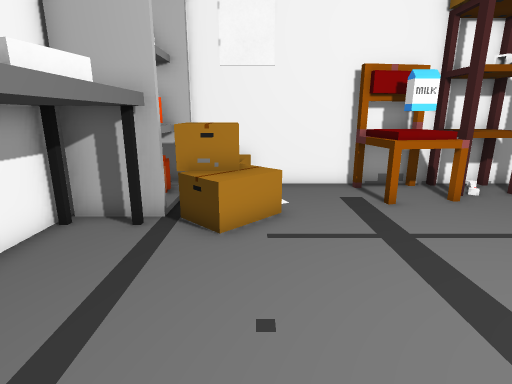
[1] (above)

12 first-person views from a walk through a scene from a Unity 3-D project. The camera is 1.3 m above the floor, tilts 14° down and sees 80° across. Doors are open. The floor is counted in squares, 0.5 m on a side. Each view is taken from the middle of a square. On the plan, view 1 faces up. The plan holds only what a view shows up to about 20 squares ahead; the rest is blank. The place goes on beyond the plan.

[2]
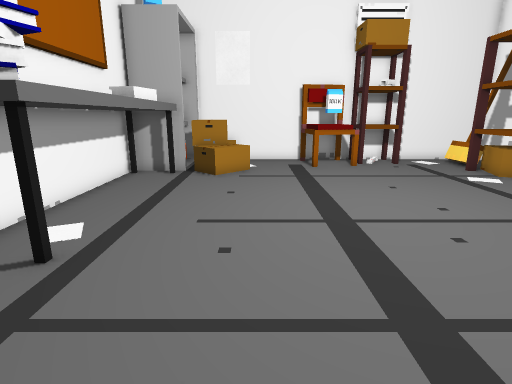

[3]
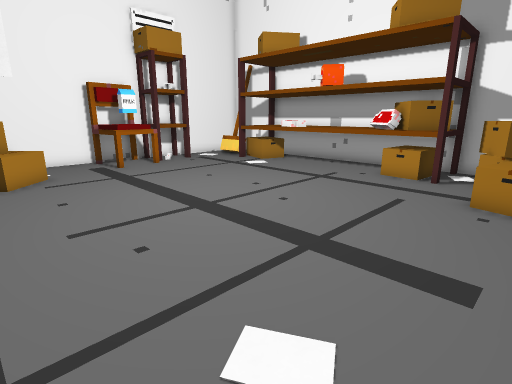

[4]
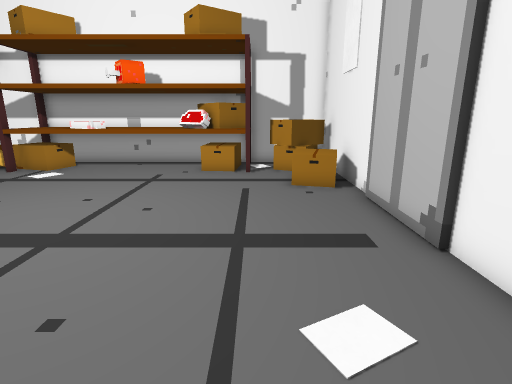

[5]
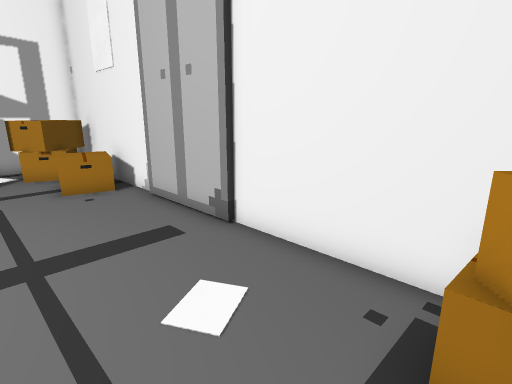

[6]
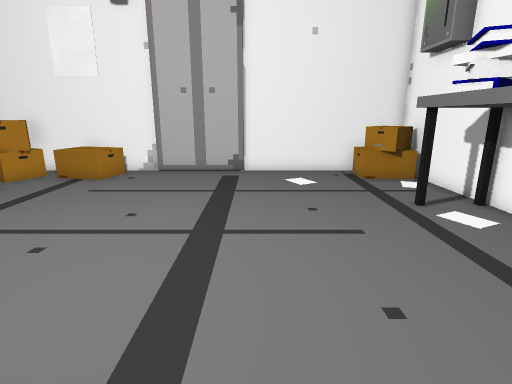

[7]
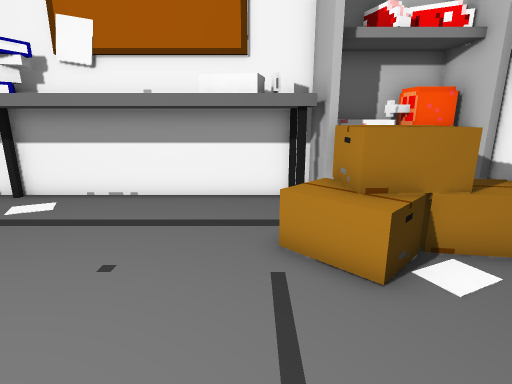

[8]
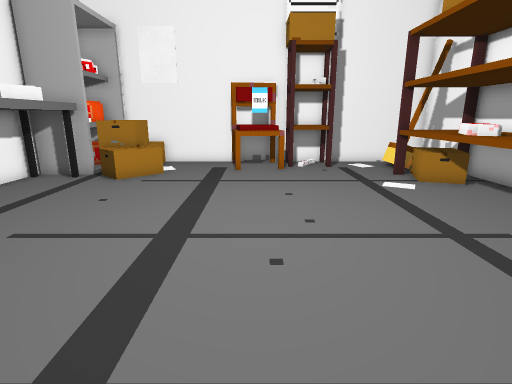

[9]
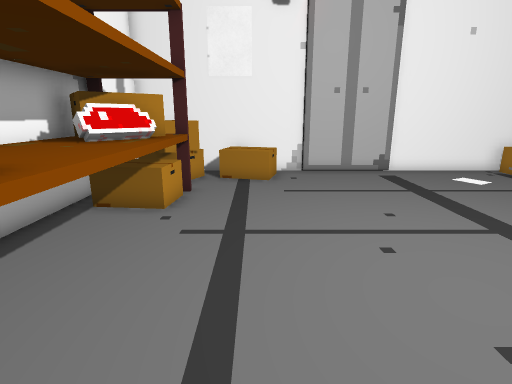

[10]
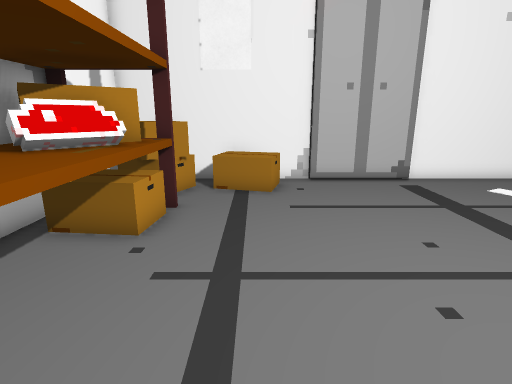

[11]
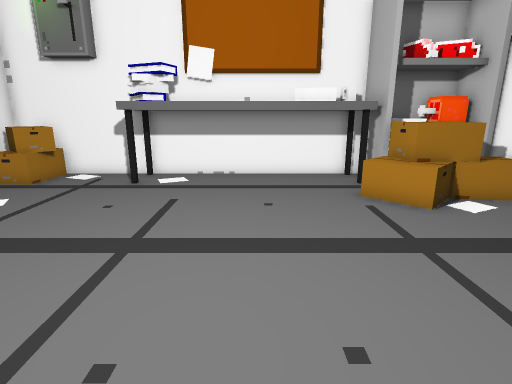

[12]
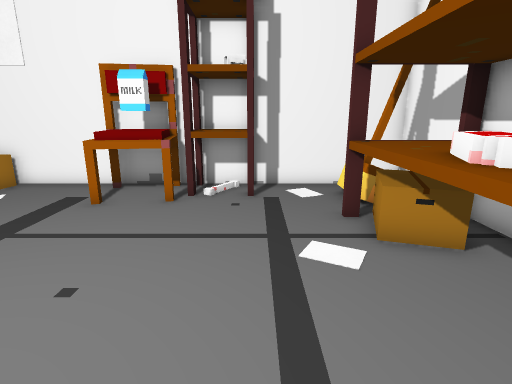

### Floor plan
Key: @ floor where view 1 was taken; # wall or solid block; . floor; D open door; = window, fence, low wall or low ledge; ^ raised ledge; B box; C chair; S shelf; T table; K books; M mug; O other object.
Columns run from 5 left of view 1 to 14 right of it. Each row starts with its distance up from view 1.
 12   ##################
 11  #DBBB...CCCSOS..==
 10 ##D BB...CCCOOS..=#
  9 #ODBBB...CCC.....==
  8 #^DBBBB.........SBBS
  7 TMTBBB..........SSSS
  6 TKK.............SSSS
  5 TKK.............SSSS
  4 TT#.............S#SS
  3 #TT.............SSSS
  2 ##T.............SSSS
  1 TTT.............SSSS
  0 ##T..@..........SSSS
 -1 #KK.............SS#B
 -2 #KT.............S#BB
 -3 #...............SBB
 -4 #................SSS
 -5 #B............B..BB
 -6 #BB..........BBBBBBB
 -7 #BB..........BBB.BBB
 -8 ####################

Where each view was taken, in squares from view 1:
view 1: 0 up, 0 right, facing up
view 2: 7 down, 1 right, facing up
view 3: 7 down, 2 left, facing up-right
view 4: 4 down, 3 left, facing right
view 5: 3 down, 3 left, facing down-right
view 6: 7 up, 2 right, facing down
view 7: 6 up, 5 right, facing left
view 8: 6 down, 5 right, facing up
view 9: 7 up, 9 right, facing down
view 10: 5 up, 9 right, facing down
view 11: 3 up, 9 right, facing left
view 12: 0 up, 9 right, facing up
